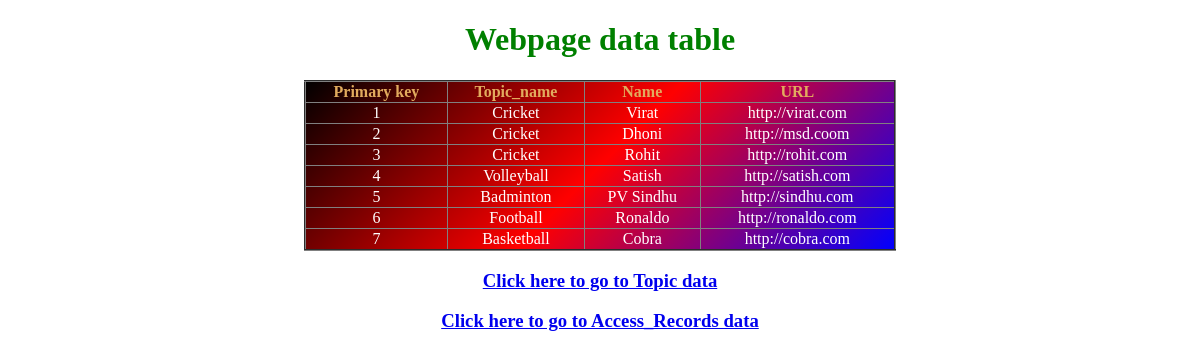
Page /display_webpage/ on the committed database.
### app/models.py (models this page shows, shortened)
class webpage(models.Model):
    topic_name =  models.ForeignKey(Topic,on_delete=models.CASCADE)
    name = models.CharField(max_length=100)
    url = models.URLField()

class Topic(models.Model):
    topic_name= models.CharField(max_length=100,primary_key=True)
    def __str__(self):
        return self.topic_name

### app/views.py (the view)
# urls.py: path('display_webpage/',dispaly_webpage,name='display_webpage'),
def dispaly_webpage(request):
    QSWO = webpage.objects.all()
    QSWO = webpage.objects.order_by('topic_name')
    QSWO = webpage.objects.order_by('-name')
    QSWO = webpage.objects.order_by(Length('name'))
    QSWO = webpage.objects.all().order_by(Length('name').desc())
    QSWO = webpage.objects.filter(name__regex='i$')
    QSWO = webpage.objects.filter(name__regex='(^S|t$)')
    QSWO = webpage.objects.filter(name__regex='^S')
    QSWO = webpage.objects.filter(url__contains='S')
    QSWO = webpage.objects.exclude(name__contains='S')
    QSWO = webpage.objects.all()
    d={'QSWO':QSWO}
    return render(request,'dispaly_webpage.html',d)

### templates/dispaly_webpage.html (shortened to what this page needs)
{% load static %}
<!DOCTYPE html>
<html lang="en">
<head>
    <link rel="stylesheet" href="{% static 'css/display.css' %}">
</head>
<body>
    <center>
        <h1 style="color: green;">Webpage data table</h1>
        <table border="2px" class="abc">
            <tr class="head">
                <TH>Primary key</TH>
                <th>Topic_name</th>
                <th>Name</th>
                <th>URL</th>
            </tr>
            {% for i in QSWO %}
                <tr>
                    <td>{{i.pk}}</td>
                    <td>{{i.topic_name}}</td>
                    <td>{{i.name}}</td>
                    <td>{{i.url}}</td>
                </tr>
            {% endfor %}
        </table>
        <a href="{% url 'display_topic' %}"><h3>Click here to go to Topic data</h3></a>
        <a href="{% url 'display_Access' %}"><h3>Click here to go to Access_Records data</h3></a>
    </center>
</body>
</html>

### static/css/display.css (style rules this page uses)
.abc { border-collapse: collapse; background: linear-gradient(135deg, black, red, blue); text-align: center; color: white; width: 50%; }
.head { color: rgb(226, 171, 94); }

### rows in the picture
webpage: pk "1", topic_name "Cricket", name "Virat", url "http://virat.com"
webpage: pk "2", topic_name "Cricket", name "Dhoni", url "http://msd.coom"
webpage: pk "3", topic_name "Cricket", name "Rohit", url "http://rohit.com"
webpage: pk "4", topic_name "Volleyball", name "Satish", url "http://satish.com"
webpage: pk "5", topic_name "Badminton", name "PV Sindhu", url "http://sindhu.com"
webpage: pk "6", topic_name "Football", name "Ronaldo", url "http://ronaldo.com"
webpage: pk "7", topic_name "Basketball", name "Cobra", url "http://cobra.com"
